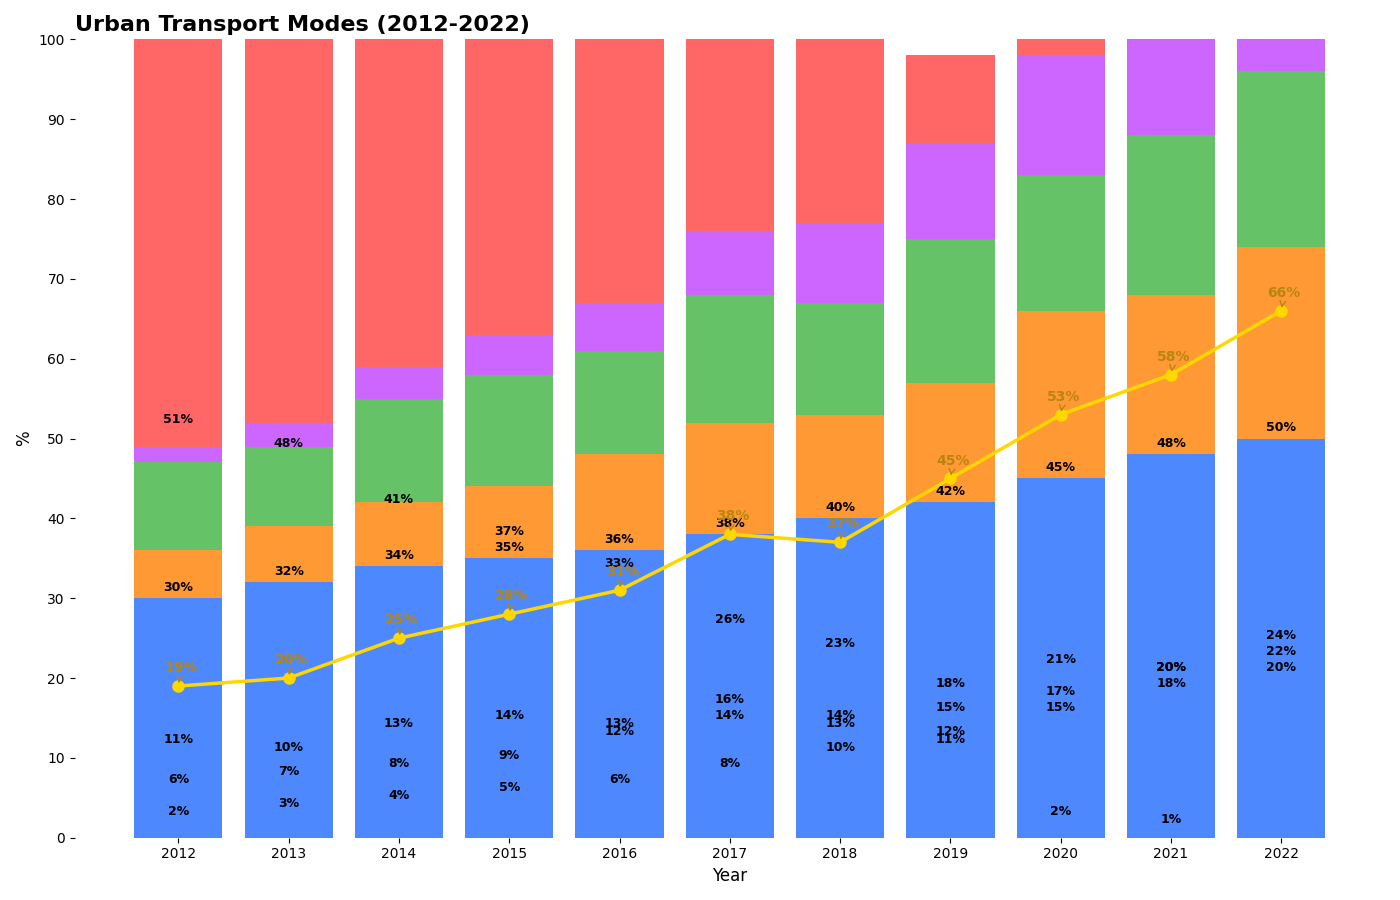

Here is the Python script that generated this plot:
import matplotlib.pyplot as plt
import numpy as np

years = np.arange(2012, 2023)
public_transport = np.array([30, 32, 34, 35, 36, 38, 40, 42, 45, 48, 50])
cycling = np.array([6, 7, 8, 9, 12, 14, 13, 15, 21, 20, 24])
walking = np.array([11, 10, 13, 14, 13, 16, 14, 18, 17, 20, 22])
electric_vehicles = np.array([2, 3, 4, 5, 6, 8, 10, 12, 15, 18, 20])
conventional_vehicles = np.array([51, 48, 41, 37, 33, 26, 23, 11, 2, 1, 0])
sustainable_transport = cycling + walking + electric_vehicles

fig, ax = plt.subplots(figsize=(14, 9))

ax.bar(years, public_transport, color='#4d88ff')
ax.bar(years, cycling, bottom=public_transport, color='#ff9933')
ax.bar(years, walking, bottom=public_transport + cycling, color='#66c266')
ax.bar(years, electric_vehicles, bottom=public_transport + cycling + walking, color='#cc66ff')
ax.bar(years, conventional_vehicles, bottom=public_transport + cycling + walking + electric_vehicles, color='#ff6666')

ax.plot(years, sustainable_transport, color='gold', linewidth=2.5, marker='o', markersize=8)

ax.set_title("Urban Transport Modes (2012-2022)", fontsize=16, fontweight='bold', loc='left')
ax.set_xlabel("Year", fontsize=12)
ax.set_ylabel("%", fontsize=12)
ax.set_xticks(years)
ax.set_yticks(range(0, 101, 10))
ax.set_ylim(0, 100)

def annotate_bars(containers):
    for container in containers:  # Iterate over bar containers
        for bar in container:  # Iterate over individual bars within the container
            height = bar.get_height()
            if height > 0:
                ax.annotate(f'{height}%', 
                            xy=(bar.get_x() + bar.get_width() / 2, height),
                            xytext=(0, 3),  # Offset slightly above the bar
                            textcoords='offset points',
                            ha='center', va='bottom',
                            fontsize=9, color='black', weight='bold')

annotate_bars(ax.containers)

for (x, y) in zip(years, sustainable_transport):
    ax.annotate(f'{y}%', xy=(x, y), xytext=(-10, 10), textcoords='offset points',
                fontsize=10, color='darkgoldenrod', weight='bold',
                arrowprops=dict(arrowstyle="->", color='darkgoldenrod', lw=1))

# Remove all borders
for spine in ax.spines.values():
    spine.set_visible(False)

plt.tight_layout()
plt.show()
